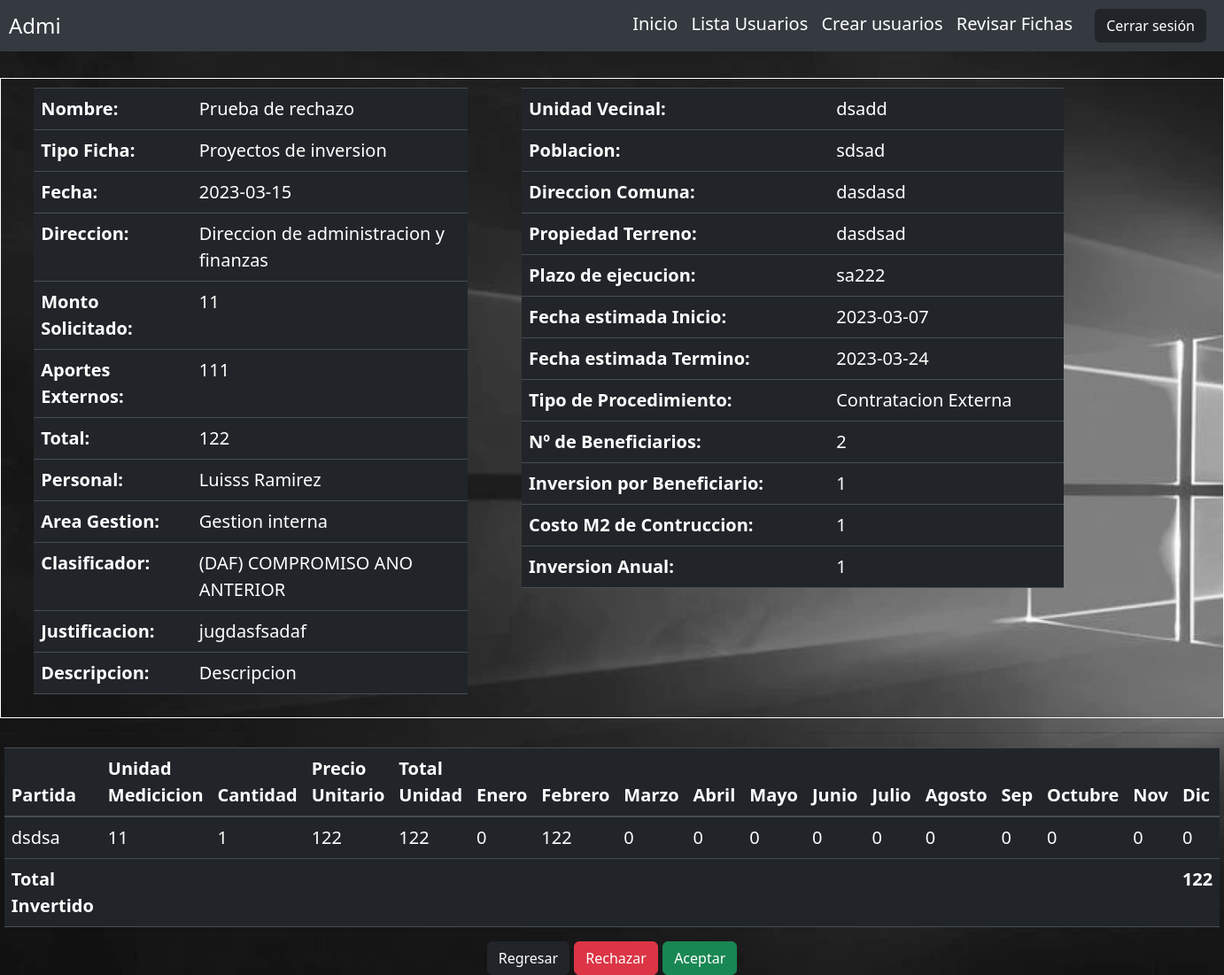
The app's page /Administrador/Fichas_Detalle/R_Ficha_PY.php?id_PY=2 (signed in) with its own data.
### tables this page shows
CREATE TABLE `ficha_proyectos` (
  `id_PY` int(255) NOT NULL,
  `nombre_ficha_PY` varchar(300) NOT NULL,
  `tipo_ficha_PY` int(11) NOT NULL,
  `fecha_PY` date NOT NULL,
  `direccion_PY` int(30) NOT NULL,
  `descripcion_PY` varchar(300) NOT NULL,
  `justificacion_PY` varchar(300) NOT NULL,
  `financiamiento_PY` int(30) NOT NULL,
  `aportes_externos_PY` int(30) NOT NULL,
  `total_PY` int(30) NOT NULL,
  `unidad_vecinal_PY` varchar(30) NOT NULL,
  `poblacion_PY` varchar(30) NOT NULL,
  `direccion_comuna_PY` varchar(30) NOT NULL,
  `propiedad_terreno_PY` varchar(30) NOT NULL,
  `plazo_ejecucion_PY` varchar(30) NOT NULL,
  `fecha_estima_inicio_PY` date NOT NULL,
  `fecha_estima_termi_PY` date NOT NULL,
  `procedimiento_PY` varchar(30) NOT NULL,
  `numero_benef_PY` int(10) NOT NULL,
  `inversionx_benefi_PY` int(30) NOT NULL,
  `costo_M2_construccion_PY` int(30) NOT NULL,
  `costo_anual_PY` int(30) NOT NULL,
  `usuario_PY` int(3) NOT NULL,
  `estado_ficha_PY` int(11) NOT NULL,
  `gestion_PY` int(1) NOT NULL,
  `clasificacion_PY` int(255) NOT NULL,
  `prioridad_PY` int(30) NOT NULL
);

CREATE TABLE `tipo_ficha` (
  `id_tipo_ficha` int(11) NOT NULL,
  `desc_tipo_ficha` varchar(45) NOT NULL,
  `codigo_tipo_ficha` varchar(50) NOT NULL,
  `estado` varchar(20) NOT NULL
);

CREATE TABLE `direccion` (
  `id_direccion` int(30) NOT NULL,
  `desc_direccion` varchar(100) NOT NULL,
  `codigo_direccion` varchar(10) NOT NULL
);

CREATE TABLE `usuario` (
  `id` int(3) NOT NULL,
  `usuario` varchar(50) NOT NULL,
  `clave` varchar(20) NOT NULL,
  `nombre` varchar(50) NOT NULL,
  `apellido` varchar(50) NOT NULL,
  `correo` varchar(100) NOT NULL,
  `id_tipo_usuario` int(3) NOT NULL,
  `id_direccion` int(3) DEFAULT NULL
);

CREATE TABLE `areas_gestion` (
  `id_area_gestion` int(1) NOT NULL,
  `desc_area_gestion` varchar(50) NOT NULL
);

CREATE TABLE `clasificador_presupuestario` (
  `id_cla_presupuestario` int(255) NOT NULL,
  `clasificacion_presu` varchar(25) NOT NULL,
  `nombre_cuenta` varchar(1000) NOT NULL
);

CREATE TABLE `ficha_py_detalle_anual` (
  `id_PY_detalle` int(255) NOT NULL,
  `id_PY_derivado` int(255) NOT NULL,
  `descripcion_gasto_PY` varchar(300) NOT NULL,
  `unidades_partida_PY` varchar(30) NOT NULL,
  `cantidad_PY_partida` int(20) NOT NULL,
  `precio_unit_PY` int(20) NOT NULL,
  `total_PY` int(20) NOT NULL,
  `enero_PY` int(20) NOT NULL,
  `febrero_PY` int(20) NOT NULL,
  `marzo_PY` int(20) NOT NULL,
  `abril_PY` int(20) NOT NULL,
  `mayo_PY` int(20) NOT NULL,
  `junio_PY` int(20) NOT NULL,
  `julio_PY` int(20) NOT NULL,
  `agosto_PY` int(20) NOT NULL,
  `septiembre_PY` int(20) NOT NULL,
  `octubre_PY` int(20) NOT NULL,
  `noviembre_PY` int(20) NOT NULL,
  `diciembre_PY` int(20) NOT NULL,
  `total_anual_PY` int(20) NOT NULL
);

### Administrador/Fichas_Detalle/R_Ficha_PY.php (the view, shortened to what this page needs)
<?php
include("/xampp/htdocs/Sistema/controladores/cre_fichas/conexion_fichas.php");
$iden_PY = $_GET['id_PY'];
$sql = "SELECT ficha_proyectos.id_PY,
ficha_proyectos.nombre_ficha_PY,
ficha_proyectos.fecha_PY,
ficha_proyectos.total_PY,
ficha_proyectos.usuario_PY,
ficha_proyectos.prioridad_PY,
ficha_proyectos.descripcion_PY,
ficha_proyectos.justificacion_PY,
ficha_proyectos.financiamiento_PY,
ficha_proyectos.aportes_externos_PY,
ficha_proyectos.total_PY,
ficha_proyectos.unidad_vecinal_PY,
ficha_proyectos.poblacion_PY,
ficha_proyectos.direccion_comuna_PY,
ficha_proyectos.propiedad_terreno_PY,
ficha_proyectos.plazo_ejecucion_PY,
ficha_proyectos.fecha_estima_inicio_PY,
ficha_proyectos.fecha_estima_termi_PY,
ficha_proyectos.procedimiento_PY,
ficha_proyectos.numero_benef_PY,
ficha_proyectos.inversionx_benefi_PY,
ficha_proyectos.costo_M2_construccion_PY,
ficha_proyectos.costo_anual_PY,
usuario.id,
usuario.nombre,
usuario.apellido,
tipo_ficha.desc_tipo_ficha,
direccion.desc_direccion,
estado_ficha.desc_estado_ficha,
areas_gestion.desc_area_gestion,
clasificador_presupuestario.nombre_cuenta,
prioridad.prioridades
FROM ficha_proyectos
INNER JOIN direccion ON ficha_proyectos.direccion_PY  = direccion.id_direccion
INNER JOIN prioridad ON ficha_proyectos.prioridad_PY  = prioridad.id_prioridad
INNER JOIN tipo_ficha ON ficha_proyectos.tipo_ficha_PY = tipo_ficha.id_tipo_ficha
INNER JOIN usuario ON ficha_proyectos.usuario_PY = usuario.id
INNER JOIN estado_ficha ON ficha_proyectos.estado_ficha_PY = estado_ficha.id_estado_ficha
INNER JOIN areas_gestion ON ficha_proyectos.gestion_PY = areas_gestion.id_area_gestion
INNER JOIN clasificador_presupuestario ON ficha_proyectos.clasificacion_PY = clasificador_presupuestario.id_cla_presupuestario
WHERE id_PY = $iden_PY";
$mostrar = mysqli_query($conexion1, $sql);
$datos_PY = mysqli_fetch_assoc($mostrar);
$sql = "SELECT * FROM ficha_py_detalle_anual where id_PY_derivado = $iden_PY";
$mostrar2 = mysqli_query($conexion1, $sql);
$query = "SELECT SUM(total_PY) AS total FROM ficha_py_detalle_anual WHERE id_PY_derivado = $iden_PY ";
$result = mysqli_query($conexion1, $query);
$row = mysqli_fetch_assoc($result);
$total_gasto_PY = $row['total'];
?>
<!doctype html>
<html lang="en">
<head>
  <link rel="stylesheet" href="https://stackpath.bootstrapcdn.com/bootstrap/4.5.2/css/bootstrap.min.css">
  <link href="https://cdn.jsdelivr.net/npm/bootstrap@5.3.0-alpha1/dist/css/bootstrap.min.css" rel="stylesheet">
</head>
<body>
  <div class="header">
    <h1><?php echo $_SESSION['nombre'] ?></h1>
    <div>
      <a href="../../Administrador/inicio_admi.php">Inicio</a>
      <a href="../../Administrador/lista_usuarios.php">Lista Usuarios</a>
      <a href="../Administrador/crear_usuarios_admi.php">Crear usuarios</a>
      <a href="../../Administrador/fichas_revisar.php">Revisar Fichas</a>
      <a href="../../controladores/usuario_cerrar_session.php"><button type="button" class="btn btn-dark">Cerrar sesión</button></a>
    </div>
  </div>
  <br>
  <body>
    <div class="container">
      <div class="left-column">
        <table class="table  table-hover table-dark">
          <tbody>
            <tr>
              <td><strong>Nombre:</strong></td>
              <td><?php echo $datos_PY['nombre_ficha_PY'] ?></td>
            </tr>
            <tr>
              <td><strong>Tipo Ficha:</strong></td>
              <td><?php echo $datos_PY['desc_tipo_ficha'] ?></td>
            </tr>
            <tr>
              <td><strong>Fecha:</strong></td>
              <td><?php echo $datos_PY['fecha_PY'] ?></td>
            </tr>
            <tr>
              <td><strong>Direccion:</strong></td>
              <td><?php echo $datos_PY['desc_direccion'] ?></td>
            </tr>
            <tr>
              <td><strong>Monto Solicitado:</strong></td>
              <td><?php echo $datos_PY['financiamiento_PY'] ?></td>
            </tr>
            <tr>
              <td><strong>Aportes Externos:</strong></td>
              <td><?php echo $datos_PY['aportes_externos_PY'] ?></td>
            </tr>
            <tr>
              <td><strong>Total:</strong></td>
              <td><?php echo $datos_PY['total_PY'] ?></td>
            </tr>
            <tr>
              <td><strong>Personal:</strong></td>
              <td><?php echo $datos_PY['nombre'] ?> <?php echo $datos_PY['apellido'] ?></td>
            </tr>
            <tr>
            <td><strong>Area Gestion:</strong></td>
            <td><?php echo $datos_PY['desc_area_gestion'] ?></td>
          </tr>
          <tr>
            <td><strong>Clasificador:</strong></td>
            <td><?php echo $datos_PY['nombre_cuenta'] ?></td>
          </tr>
          <tr>
            <td><strong>Justificacion:</strong></td>
            <td><?php echo $datos_PY['justificacion_PY'] ?></td>
          </tr>
          <tr>
            <td><strong>Descripcion:</strong></td>
            <td><?php echo $datos_PY['descripcion_PY'] ?></td>
          </tr>
          </tbody>
        </table>
      </div>
      <div class="right-column">
        <table class="table  table-hover table-dark">
        <tr>
            <td><strong>Unidad Vecinal:</strong></td>
            <td><?php echo $datos_PY['unidad_vecinal_PY'] ?></td>
          </tr>
          <tr>
            <td><strong>Poblacion:</strong></td>
            <td><?php echo $datos_PY['poblacion_PY'] ?></td>
          </tr>
          <tr>
            <td><strong>Direccion Comuna:</strong></td>
            <td><?php echo $datos_PY['direccion_comuna_PY'] ?></td>
          </tr>
          <tr>
            <td><strong>Propiedad Terreno:</strong></td>
            <td><?php echo $datos_PY['propiedad_terreno_PY'] ?></td>
          </tr>
          <tr>
            <td><strong>Plazo de ejecucion:</strong></td>
            <td><?php echo $datos_PY['plazo_ejecucion_PY'] ?></td>
          </tr>
          <tr>
            <td><strong>Fecha estimada Inicio:</strong></td>
            <td><?php echo $datos_PY['fecha_estima_inicio_PY'] ?></td>
          </tr>
          <tr>
            <td><strong>Fecha estimada Termino:</strong></td>
            <td><?php echo $datos_PY['fecha_estima_termi_PY'] ?></td>
          </tr>
          <tr>
            <td><strong>Tipo de Procedimiento:</strong></td>
            <td><?php echo $datos_PY['procedimiento_PY'] ?></td>
          </tr>
          <tr>
          <td><strong>Nº de Beneficiarios:</strong></td>
            <td><?php echo $datos_PY['numero_benef_PY'] ?></td>
          </tr>
          <tr>
            <td><strong>Inversion por Beneficiario:</strong></td>
            <td><?php echo $datos_PY['inversionx_benefi_PY'] ?></td>
          </tr>
          <tr>
            <td><strong>Costo M2 de Contruccion:</strong></td>
            <td><?php echo $datos_PY['costo_M2_construccion_PY'] ?></td>
          </tr>
          <tr>
            <td><strong>Inversion Anual:</strong></td>
            <td><?php echo $datos_PY['costo_anual_PY'] ?></td>
          </tr>
        </table>
      </div>
    </div>
    <hr>
    <table class="table  table-hover table-dark">
      <thead>
        <tr>
          <th>Partida</th>
          <th>Unidad Medicicion</th>
          <th>Cantidad</th>
          <th>Precio Unitario</th>
          <th>Total Unidad</th>
          <th>Enero</th>
          <th>Febrero</th>
          <th>Marzo</th>
          <th>Abril</th>
          <th>Mayo</th>
          <th>Junio</th>
          <th>Julio</th>
          <th>Agosto</th>
          <th>Sep</th>
          <th>Octubre</th>
          <th>Nov</th>
          <th>Dic</th>
        </tr>
      </thead>
      <tbody>
        <?php
        while ($detalle_PY = mysqli_fetch_array($mostrar2)) {
        ?>
          <tr>
            <td><?php echo $detalle_PY['descripcion_gasto_PY'] ?></td>
            <td><?php echo $detalle_PY['unidades_partida_PY'] ?></td>
            <td><?php echo $detalle_PY['cantidad_PY_partida'] ?></td>
            <td><?php echo $detalle_PY['precio_unit_PY'] ?></td>
            <td><?php echo $detalle_PY['total_PY'] ?></td>
            <td><?php echo $detalle_PY['enero_PY'] ?></td>
            <td><?php echo $detalle_PY['febrero_PY'] ?></td>
            <td><?php echo $detalle_PY['marzo_PY'] ?></td>
            <td><?php echo $detalle_PY['abril_PY'] ?></td>
            <td><?php echo $detalle_PY['mayo_PY'] ?></td>
            <td><?php echo $detalle_PY['junio_PY'] ?></td>
            <td><?php echo $detalle_PY['julio_PY'] ?></td>
            <td><?php echo $detalle_PY['agosto_PY'] ?></td>
            <td><?php echo $detalle_PY['septiembre_PY'] ?></td>
            <td><?php echo $detalle_PY['octubre_PY'] ?></td>
            <td><?php echo $detalle_PY['noviembre_PY'] ?></td>
            <td><?php echo $detalle_PY['diciembre_PY'] ?></td>
          </tr>
        <?php
        }
        ?>
        <tr>
          <th>Total Invertido</th>
          <td colspan="15"></td>
          <th><?php echo $total_gasto_PY ?></th>
        </tr>
      </tbody>
    </table>
    <div class="button-container">
      <a href="../../Administrador/vistas_detalle_fichas/detalle_fichas_usuarios_area.php"><button class="btn btn-dark">Regresar</button></a>
      <button type="button" class="btn btn-danger" data-toggle="modal" data-target="#modal-rechazar">Rechazar</button>
      <button type="button" class="btn btn-success" data-toggle="modal" data-target="#modal-aceptar">Aceptar</button>
    </div>
  </body>
</html>

### Administrador/Fichas_Detalle/R_Ficha_PY.php (style rules this page uses)
body { background-image: url('../../img/1366_2000.webp'); background-size: cover; font-size: 20px; }
.header { display: flex; justify-content: space-between; align-items: center; padding: 10px; background-color: #343a40; color: white; }
.header h1 { margin: 0; font-size: 24px; }
.header a { color: white; text-decoration: none; margin-right: 10px; }
.header button { margin-left: 10px; }
table { margin: 0 auto; max-width: 90%; justify-content: space-between; }
.container { display: flex; padding: 10px; border: 1px solid white; max-width: 1900px; }
.left-column { width: 40%; }
.right-column { width: 50%; }
.button-container { text-align: center; }

### records on screen
ficha_proyectos: nombre_ficha_PY "Prueba de rechazo", tipo_ficha_PY.desc_tipo_ficha "Proyectos de inversion", fecha_PY "2023-03-15", direccion_PY.desc_direccion "Direccion de administracion y finanzas", financiamiento_PY "11", aportes_externos_PY "111", total_PY "122", usuario_PY.nombre "Luisss", usuario_PY.apellido "Ramirez", areas_gestion.desc_area_gestion "Gestion interna", clasificador_presupuestario.nombre_cuenta "(DAF) COMPROMISO ANO ANTERIOR", justificacion_PY "jugdasfsadaf", descripcion_PY "Descripcion", unidad_vecinal_PY "dsadd", poblacion_PY "sdsad", direccion_comuna_PY "dasdasd", propiedad_terreno_PY "dasdsad", plazo_ejecucion_PY "sa222", fecha_estima_inicio_PY "2023-03-07", fecha_estima_termi_PY "2023-03-24", procedimiento_PY "Contratacion Externa", numero_benef_PY "2", inversionx_benefi_PY "1", costo_M2_construccion_PY "1", costo_anual_PY "1"
ficha_py_detalle_anual: descripcion_gasto_PY "dsdsa", unidades_partida_PY "11", cantidad_PY_partida "1", precio_unit_PY "122", total_PY "122", enero_PY "0", febrero_PY "122", marzo_PY "0", abril_PY "0", mayo_PY "0", junio_PY "0", julio_PY "0", agosto_PY "0", septiembre_PY "0", octubre_PY "0", noviembre_PY "0", diciembre_PY "0"

### other values on screen
$_SESSION['nombre'] "Admi"
$total_gasto_PY "122"
